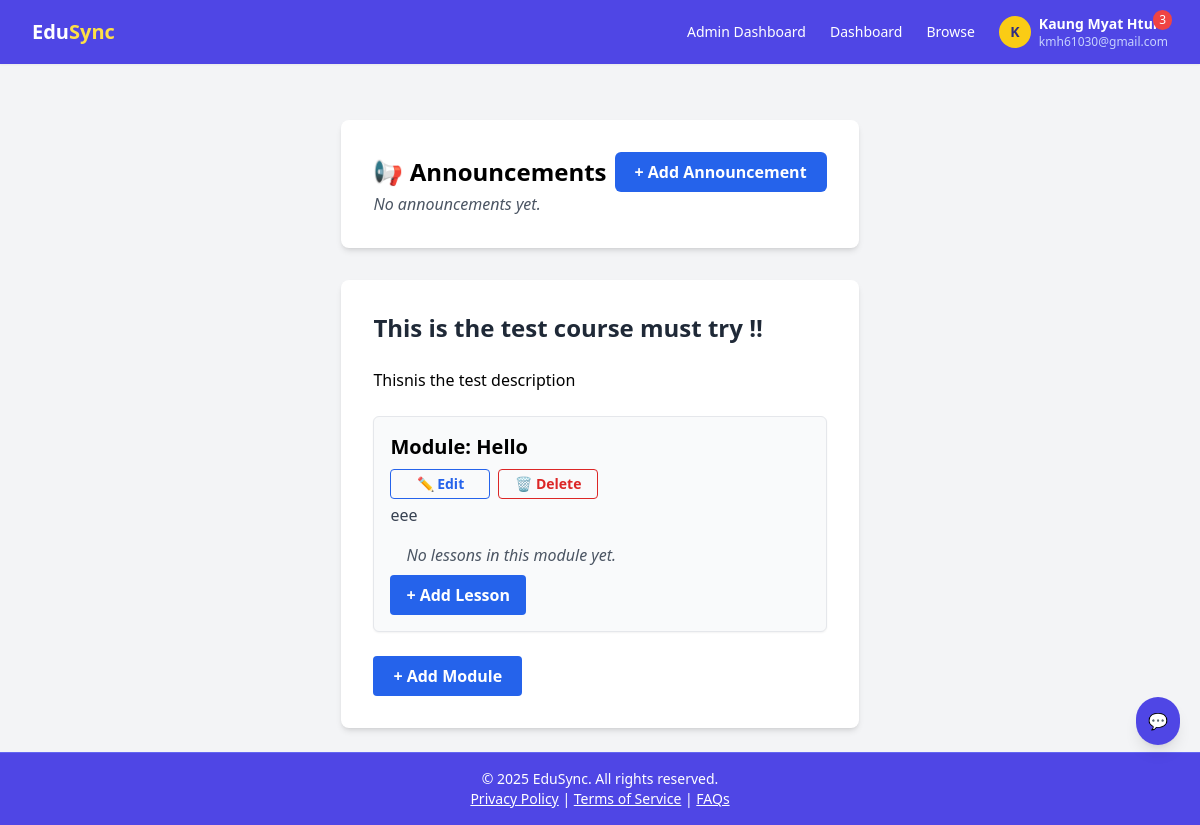
/courses/44/ (signed in), run on an earlier commit of the app's database.
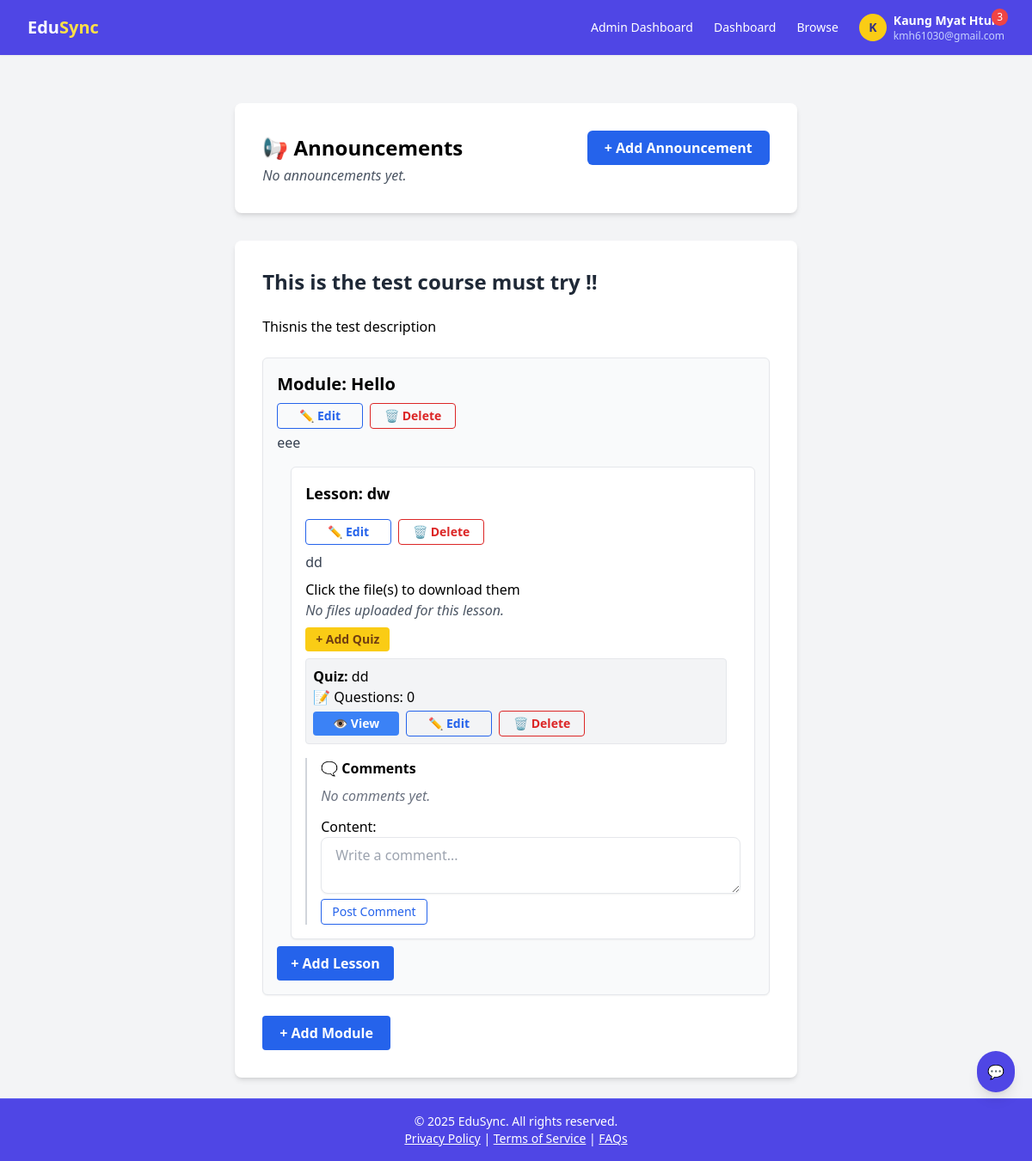
And on a later commit of the database.
### courses/models.py (models this page shows, shortened)
class Module(models.Model):
    course = models.ForeignKey(Course, on_delete=models.CASCADE, related_name='modules')
    title = models.CharField(max_length=200)
    description = models.TextField(blank=True)
    order = models.PositiveIntegerField(default=0)
    is_approved = models.BooleanField(default=True)
    class Meta:
        ordering = ['order']

class Lesson(models.Model):
    SCAN_STATUS_CHOICES = [
        ("pending", "Pending"),
        ("clean", "Clean"),
        ("malicious", "Malicious"),
        ("error", "Error"),
    ]
    module = models.ForeignKey('Module', on_delete=models.CASCADE, related_name='lessons')
    title = models.CharField(max_length=200)
    description = MarkdownxField(blank=True)
    video_url = models.URLField(blank=True)
    video_scan_status = models.CharField(max_length=10, choices=SCAN_STATUS_CHOICES, default="pending")
    created_at = models.DateTimeField(auto_now_add=True)
    is_approved = models.BooleanField(default=True)

class Quiz(models.Model):
    lesson = models.ForeignKey('Lesson', on_delete=models.CASCADE, related_name='quiz')
    title = models.CharField(max_length=255)
    created_at = models.DateTimeField(auto_now_add=True)
    is_approved = models.BooleanField(default=True)
    time_limit = models.PositiveIntegerField(help_text="Time limit in minutes", default=0)
    max_attempts = models.PositiveIntegerField(default=1)

### courses/views.py (the view, shortened to what this page needs)
# urls.py: path('<int:course_id>/', views.course_detail, name='course_detail'),
@login_required
def course_detail(request, course_id):
    course = get_object_or_404(Course, id=course_id)
    is_enrolled = request.user in course.enrolled_users.all()
    html_description = mark_safe(markdown.markdown(course.description))
    lessons = Lesson.objects.filter(module__course=course, is_approved=True)
    completed_lessons = LessonProgress.objects.filter(user=request.user, lesson__in=lessons, completed=True).count()
    course_completed = completed_lessons == lessons.count()
    if request.method == 'POST':
        if is_enrolled:
            course.enrolled_users.remove(request.user)
        else:
            course.enrolled_users.add(request.user)
        return redirect('course_detail', course_id=course.id)
    comment_form = LessonCommentForm()
    progress_dict = {}
    for module in course.modules.filter(is_approved=True):
        for lesson in module.lessons.filter(is_approved=True):
            progress = lesson.lessonprogress_set.filter(user=request.user).first()
            progress_dict[lesson.id] = progress
    attempt_dict = {}
    for module in course.modules.filter(is_approved=True):
        for lesson in module.lessons.filter(is_approved=True):
            quizzes = lesson.quiz.filter(is_approved=True)
            for quiz in quizzes:
                attempt = quiz.quizattempt_set.filter(user=request.user).first()
                if attempt:
                    attempt_dict[quiz.id] = attempt
    return render(request, 'courses/course/course_detail.html', {
        'course': course,
        'is_enrolled': is_enrolled,
        'html_description': html_description,
        'comment_form': comment_form,
        'progress_dict': progress_dict,
        'attempt_dict': attempt_dict,
        'course_completed': course_completed,
    })

### courses/forms.py
class LessonCommentForm(forms.ModelForm):
    class Meta:
        model = LessonComment
        fields = ['content']
        widgets = {
            'content': forms.Textarea(attrs={
                'rows': 2,
                'placeholder': 'Write a comment...',
                'class': TAILWIND_TEXTAREA,
            }),
        }

### notifications/context_processors.py (called while the page is built)
def unread_notifications_count(request):
    if request.user.is_authenticated:
        count = Notification.objects.filter(recipient=request.user, is_read=False).count()
    else:
        count = 0
    return {'unread_notifications_count': count}

### templates/courses/course/course_detail.html (shortened to what the changed rows need)
{% extends 'base.html' %}
{% load custom_tags %}
{% block content %}
<div class="max-w-7xl mx-auto p-4 sm:p-6 lg:p-8 bg-white rounded-lg shadow-md mt-8 space-y-6">
  <section>
    <div class="flex flex-col justify-between sm:flex-row sm:space-x-2 space-y-2 sm:space-y-0 w-full">
      <h2 class="text-2xl font-semibold flex items-center gap-2">📢 Announcements</h2>
    </div>
  </section>
</div>
<div class="max-w-7xl mx-auto p-4 sm:p-6 lg:p-8 bg-white rounded-lg shadow-md mt-8 space-y-6">
  <h1 class="text-2xl font-bold text-gray-800 break-words break-all whitespace-pre-wrap overflow-wrap">{{ course.title }}</h1>
  <section>
  <ul class="space-y-6">
    {% for module in course.modules.all %}
      {% if module.is_approved or course.instructor == user or user.is_admin %}
        <li class="border rounded-md p-4 bg-gray-50 shadow-sm">
          <div class="flex flex-col sm:flex-row sm:space-x-2 space-y-2 sm:space-y-0 w-full">
            <strong class="text-xl break-words break-all whitespace-pre-wrap overflow-wrap">Module: {{ module.title }}</strong>
          </div>
          {% if course.instructor == user %}
              <div class="flex flex-col sm:flex-row sm:space-x-2 space-y-2 sm:space-y-0 w-full">
                <div class="flex flex-wrap gap-2 mt-2">
                  <a href="{% url 'edit_module' module.id %}" class="min-w-[100px] text-center px-3 py-1 text-sm rounded transition font-semibold whitespace-nowrap border border-blue-600 text-blue-600 hover:bg-blue-600 hover:text-white">
                    ✏️ Edit
                  </a>
                  <form id="delete-module-{{ module.id }}" method="post" action="{% url 'delete_module' module.id %}">
                    <button type="button" onclick="confirmDelete('module', {{ module.id }})" class="min-w-[100px] text-center px-3 py-1 text-sm rounded transition font-semibold whitespace-nowrap border border-red-600 text-red-600 hover:bg-red-600 hover:text-white">
                      🗑️ Delete
                    </button>
                  </form>
                </div>
              </div>
            {% endif %}
          <p class="mt-1 text-gray-700 break-words break-all whitespace-pre-wrap overflow-wrap">{{ module.description }}</p>
          <ul class="mt-4 space-y-4 pl-4">
            {% for lesson in module.lessons.all %}
              {% if course.instructor == user or is_enrolled %}
                <li class="border rounded-md p-4 bg-white shadow-sm">
                  <div class="flex flex-col gap-4 sm:flex-row sm:justify-between">
                    <div class="flex-1">
                      <strong class="text-lg break-words break-all whitespace-pre-wrap overflow-wrap">Lesson: {{ lesson.title }}</strong>
                      {% if course.instructor == user %}
                        <div class="mt-2 flex flex-col sm:flex-row sm:space-x-2 space-y-2 sm:space-y-0">
                          <div class="flex flex-wrap gap-2 mt-2">
                            <a href="{% url 'edit_lesson' lesson.id %}" class="min-w-[100px] text-center px-3 py-1 text-sm rounded transition font-semibold whitespace-nowrap border border-blue-600 text-blue-600 hover:bg-blue-600 hover:text-white">
                              ✏️ Edit
                            </a>
                            <form id="delete-lesson-{{ lesson.id }}" method="post" action="{% url 'delete_lesson' lesson.id %}">
                              <button type="button" onclick="confirmDelete('lesson', {{ lesson.id }})" class="min-w-[100px] text-center px-3 py-1 text-sm rounded transition font-semibold whitespace-nowrap border border-red-600 text-red-600 hover:bg-red-600 hover:text-white">
                                🗑️ Delete
                              </button>
                            </form>
                          </div>
                        </div>
                      {% endif %}
                      <p class="mt-2 text-gray-700 break-words break-all whitespace-pre-wrap overflow-wrap">{{ lesson.description }}</p>
                      <p class="mt-2">Click the file(s) to download them</p>
                      {% for file in lesson.files.all %}
                        <a href="{% url 'download_file' file.id %}" class="text-blue-600 hover:underline break-all">{{ file.file.name|basename }}</a>
                        <span id="file-status-{{ file.id }}">🛡️ Status: {{ file.file_scan_status|capfirst }}</span><br>
                      {% empty %}
                        <p class="text-gray-600 italic">No files uploaded for this lesson.</p>
                      {% endfor %}
                      {% if quiz.is_approved or course.instructor == user or user.is_admin %}
                        <a href="{% url 'create_quiz' lesson.id %}" class="inline-block px-3 py-1 bg-yellow-400 text-yellow-900 rounded mt-2 text-sm hover:bg-yellow-500 transition font-semibold">+ Add Quiz</a><br>
                      {% endif %}
                      {% for quiz in lesson.quiz.all %}
                        {% if quiz.is_approved %}
                          <div class="mt-2 border rounded p-2 bg-gray-100 space-y-1">
                            <strong class="break-words break-all whitespace-pre-wrap overflow-wrap">Quiz:</strong> {{ quiz.title }}<br>
                            📝 Questions: {{ quiz.questions.count }}
                            <div class="flex flex-col sm:flex-row sm:items-center sm:space-x-2 space-y-2 sm:space-y-0 mt-2">
                              <div class="flex flex-wrap gap-2">
                                {% if course.instructor == user or user.is_admin %}
                                  <a href="{% url 'view_quiz' quiz.id %}" class="min-w-[100px] text-center px-3 py-1 text-sm rounded transition font-semibold whitespace-nowrap bg-blue-500 text-white hover:bg-blue-600">👁️ View</a>
                                {% endif %}
                              </div>
                              {% if course.instructor == user %}
                              <div class="flex flex-wrap gap-2 mt-2">
                                <a href="{% url 'edit_quiz' quiz.id %}" class="min-w-[100px] text-center px-3 py-1 text-sm rounded transition font-semibold whitespace-nowrap border border-blue-600 text-blue-600 hover:bg-blue-600 hover:text-white">
                                  ✏️ Edit
                                </a>
                                <form id="delete-quiz-{{ quiz.id }}" method="post" action="{% url 'delete_quiz' quiz.id %}">
                                  <button type="button" onclick="confirmDelete('quiz', {{ quiz.id }})" class="min-w-[100px] text-center px-3 py-1 text-sm rounded transition font-semibold whitespace-nowrap border border-red-600 text-red-600 hover:bg-red-600 hover:text-white">
                                    🗑️ Delete
                                  </button>
                                </form>
                              </div>
                              {% endif %}
                            </div>
                          </div>
                        {% endif %}
                      {% endfor %}
                    </div>
                  </div>
                  <div class="lesson-comments mt-4 pl-4 border-l-2 border-gray-300">
                    <h5 class="font-semibold mb-2">🗨️ Comments</h5>
                    <ul class="space-y-1 max-h-40 overflow-y-auto">
                      {% for comment in lesson.comments.all %}
                        <li class="bg-white p-2 rounded shadow-sm border">
                          <div class="text-sm text-gray-700 font-semibold">
                            {{ comment.user.email|cut:"@ucsy.edu.mm" }} ({{ comment.user.full_name}})
                            <span class="text-gray-500 text-xs ml-1">({{ comment.created_at|date:"M d, Y H:i" }})</span>
                          </div>
                          <p class="text-gray-800 text-sm break-words break-all whitespace-pre-wrap overflow-wrap">{{ comment.content }}</p>
                        </li>
                      {% empty %}
                        <li class="italic text-gray-500">No comments yet.</li>
                      {% endfor %}
                    </ul>
                    {% if is_enrolled or course.instructor == user or user.is_admin %}
                      <form method="post" action="{% url 'post_comment' lesson.id %}" class="mt-3">
                        {{ comment_form.as_p }}
                        <button type="submit" class="px-3 py-1 border border-blue-600 text-blue-600 rounded hover:bg-blue-600 hover:text-white transition text-sm">
                          Post Comment
                        </button>
                      </form>
                    {% else %}
                      <p class="italic text-gray-600 mt-3">🔒 Enroll to post a comment.</p>
                    {% endif %}
                  </div>
                </li>
              {% endif %}
            {% empty %}
              <p class="italic text-gray-600">No lessons in this module yet.</p>
            {% endfor %}
          </ul>
          {% if course.instructor == user or user.is_admin %}
            <a href="{% url 'add_lesson' module.id %}" class="inline-block mt-2 px-4 py-2 bg-blue-600 text-white rounded hover:bg-blue-700 transition font-semibold">+ Add Lesson</a>
          {% endif %}
        </li>
      {% endif %}
    {% empty %}
      <li class="italic text-gray-600">No modules yet.</li>
    {% endfor %}
  </ul>
</section>
</div>
{% endblock %}

What changed in the data, as far as the page shows it:
shown differently, row unchanged: Module "Hello": no longer shows "No lessons in this module yet."
added Lesson: title "dw", description "dd"
added Quiz: title "dd", questions.count "0"
